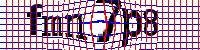
#> input picture captcha_01.png, 200 x 50 px
$ jupyter execute --allow-errors Teste_Captcha_RPA_DATA_DRIVEN.ipynb   (shell and % lines are left out)
#> lines starting #> are read from the running program, lines starting #| are printed output that depends on the picture; after the words box and inside, x2 and y2 are one past the last pixel; in counts of white or black regions, pixels touching at a corner belong together
[cell 1]
from PIL import Image
from operator import itemgetter
from collections import Counter
import numpy as np

import pytesseract
import shutil
import os
import random

[cell 2]
import cv2

[cell 3]
from google.colab.patches import cv2_imshow

[cell 4]
import re
import collections
import json
import pandas as pd

#> (a cell that did not finish here is left out)

[cell 6]
def HistCanal(imx):
  grid = {}
  for z in range(2,70):
    im2 = Image.new("P",imx.size,255)
    for x in range(imx.size[1]):
      for y in range(imx.size[0]):
        pix = im.getpixel((y,x))
        if pix == z: im2.putpixel((y,x),0)
    #grid[z] = len([px for px in list(im.getdata()) if px[1] < 0.01]) #im2[np.where(im2==0)].sum() #np.count_nonzero(im2) #np.sum(im2 != 255) #/ (im.size[0] * im.size[1])
    newim = cv2.cvtColor(np.asarray(im2),cv2.COLOR_RGB2BGR)
    #newim = cv2.cvtColor(np.array(im2), cv2.COLOR_BGR2GRAY) # COLOR_RGB2BGR
    grid[z] = np.sum(newim != 255)
    # [6 lines of commented-out code are left out]
  return grid

[cell 7]
im = Image.open("captcha_01.png")
#> im is the input picture: PIL image 200x50 RGBA; mean R, G, B, A 179.6, 150.6, 173, 255
im = im.convert("P")
#> im: PIL image 200x50 P
cropped_image = im.crop((0, 0, 25, 45))
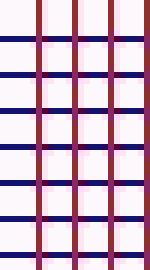
#> cropped_image: PIL image 25x45 P (shown 6 times larger); mean R, G, B 206.6, 181.6, 201.5
cropped_image.save("cropp_0.png")
cropped_image

[cell 8]
a = HistCanal(cropped_image)
#> the loop in HistCanal, `for z in range(2,70):` made 68 passes
#> pass 2, in HistCanal, `newim = cv2.cvtColor(np.asarray(im2),cv2.COLOR_RGB2BGR)`:
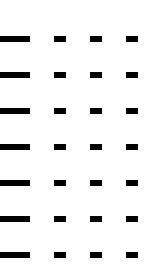
#> newim: shape (45, 25, 3) (shown 6 times larger); 93.2% white; black in thin lines or dots, all inside (x1, y1, x2, y2) = (0, 6, 23, 43)
#> pass 3, in HistCanal, `newim = cv2.cvtColor(np.asarray(im2),cv2.COLOR_RGB2BGR)`:
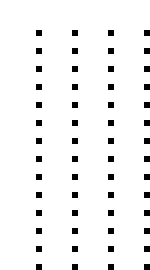
#> newim: shape (45, 25, 3) (shown 6 times larger); 95% white; black in thin lines or dots, all inside (x1, y1, x2, y2) = (6, 5, 25, 45)
#> after the loop in HistCanal, `for z in range(2,70):`: grid = 68 items
#> a = 68 items
df = pd.DataFrame(list(a.items()),columns = ['key','val'])
#> df = table of 68 rows and 2 columns
df.query('val>0').groupby(['key']).agg({'val':'sum'}).plot.bar(figsize=[15,4])

[cell 9]
a = HistCanal(im)
#> the loop in HistCanal (call 2), `for z in range(2,70):` made 68 passes
#> pass 1, in HistCanal (call 2), `newim = cv2.cvtColor(np.asarray(im2),cv2.COLOR_RGB2BGR)`:
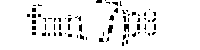
#> newim: shape (50, 200, 3); 93.5% white; black in thin lines or dots, all inside (x1, y1, x2, y2) = (27, 0, 156, 46)
#> pass 2, in HistCanal (call 2), `newim = cv2.cvtColor(np.asarray(im2),cv2.COLOR_RGB2BGR)`:
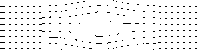
#> newim: shape (50, 200, 3); 95.5% white; black in thin lines or dots
#> pass 3, in HistCanal (call 2), `newim = cv2.cvtColor(np.asarray(im2),cv2.COLOR_RGB2BGR)`:
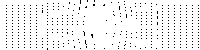
#> newim: shape (50, 200, 3); 95.7% white; black in thin lines or dots
df = pd.DataFrame(list(a.items()),columns = ['key','val'])
df.query('val>0 & key == [2,11,12,14,18, 29, 34, 35, 38, 41, 42, 43, 44, 45]').groupby(['key']).agg({'val':'sum'}).plot.bar(figsize=[15,4])

## Teste 1

#> (a cell that did not finish here is left out)

#> (a cell that did not finish here is left out)

### Teste 2 (ok!)

[cell 12]
img = cv2.imread('captcha_01.png')
im_gray = cv2.cvtColor(img, cv2.COLOR_BGR2GRAY)
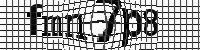
#> im_gray: shape (50, 200); min 0, max 255, mean 161.8
#> (the rest of this cell did not finish here and is left out)

$ run again, with captcha_02.png copied over captcha_01.png
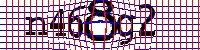
#> input picture captcha_02.png, 200 x 50 px
#> im is the input picture: PIL image 200x50 RGB; mean R, G, B 175.6, 150.4, 169.5
#> im: PIL image 200x50 P
#> `cropped_image = im.crop((0, 0, 25, 45))`:
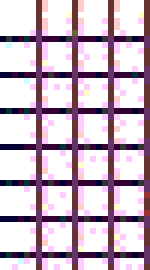
#> cropped_image: PIL image 25x45 P (shown 6 times larger); mean R, G, B 201.7, 182.7, 197.6
#> after the loop in HistCanal, `for z in range(2,70):`: grid = 68 items
#> df = table of 68 rows and 2 columns
#> `im_gray = cv2.cvtColor(img, cv2.COLOR_BGR2GRAY)`:
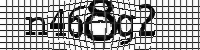
#> im_gray: shape (50, 200); min 0, max 255, mean 160.1
